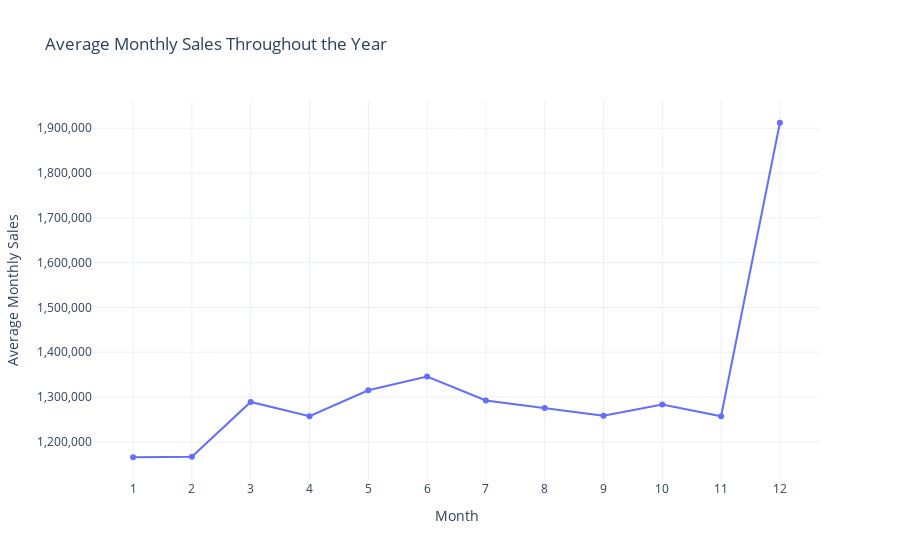

Notebook source saved alongside this figure:
### Code cell
# Calculate average monthly sales across all years
average_monthly_sales = data.groupby('month')['total_price'].sum() / data['year'].nunique()
fig = go.Figure()
fig.add_trace(go.Scatter(
    x=average_monthly_sales.index,
    y=average_monthly_sales.values,
    mode='lines+markers',
    marker=dict(symbol='circle')
))
fig.update_layout(
    title='Average Monthly Sales Throughout the Year',
    xaxis_title='Month',
    yaxis_title='Average Monthly Sales',
    xaxis=dict(tickmode='array', tickvals=list(range(1, 13))),
    yaxis=dict(tickformat=','),
    template='plotly_white'
)
fig.show()

### Figure 1 — Plotly figure (JSON) as saved in the notebook; plotly's stock layout.template omitted (floating-point values rounded to 4 significant figures)
{"data": [{"marker": {"symbol": "circle"}, "mode": "lines+markers", "type": "scatter", "x": [1, 2, 3, 4, 5, 6, 7, 8, 9, 10, 11, 12], "y": [1166000.0, 1167000.0, 1288911, 1257000.0, 1315018, 1346000.0, 1292000.0, 1276000.0, 1258000.0, 1283000.0, 1257000.0, 1912000.0]}], "layout": {"title": {"text": "Average Monthly Sales Throughout the Year"}, "xaxis": {"tickmode": "array", "tickvals": [1, 2, 3, 4, 5, 6, 7, 8, 9, 10, 11, 12], "title": {"text": "Month"}}, "yaxis": {"tickformat": ",", "title": {"text": "Average Monthly Sales"}}}}
